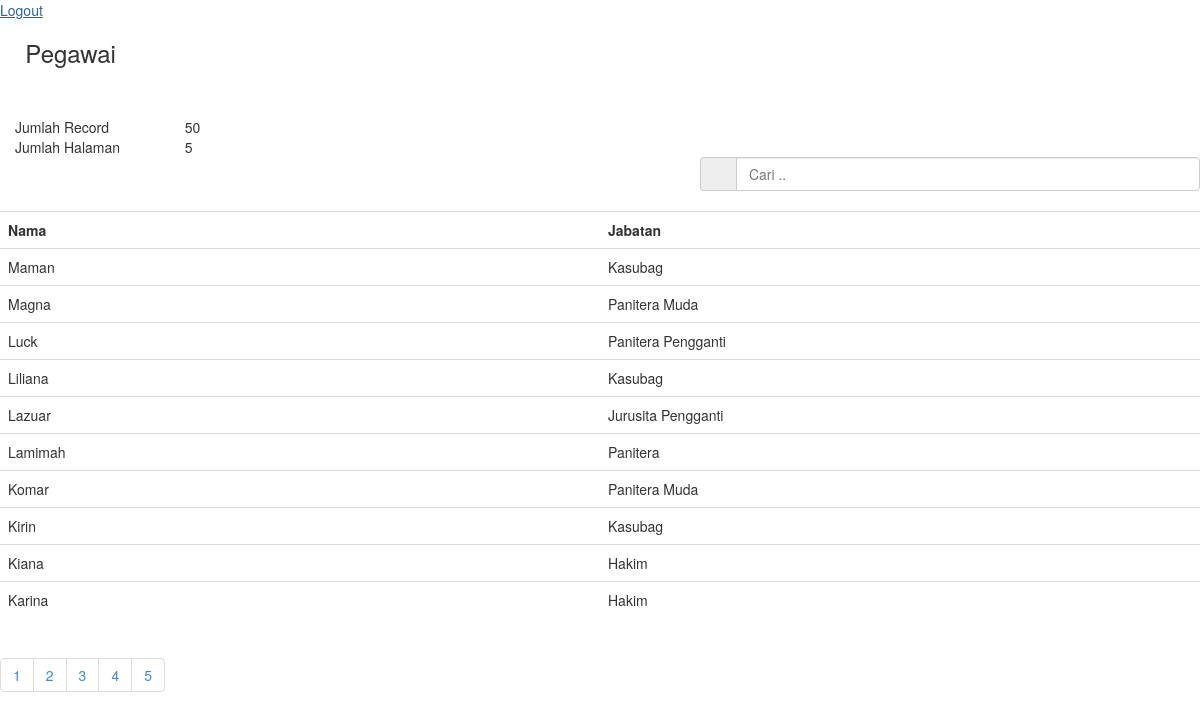
/index.php?page=3 (signed in), run on the app's committed database.
### tables this page shows
CREATE TABLE `pegawai` (
  `id` int(5) NOT NULL,
  `nama` varchar(50) NOT NULL,
  `jabatan` varchar(50) NOT NULL
);

### index.php (the view, shortened to what this page needs)
<?php
require 'config.php';
if (isset($_GET["order"])) {
	$order = $_GET["order"];
}else {
	$order ="nama";
}
if (isset ($_GET["sort"])) {
	$sort = $_GET["sort"];
}else {
	$sort = "ASC";
}
$sort == "DESC" ? $sort = "ASC" : $sort = "DESC";
 ?>
<!DOCTYPE html>
<html>
<head>
	<a href="logout.php">Logout</a>
	<link rel="stylesheet" type="text/css" href="css/bootstrap.css">
	<link rel="stylesheet" type="text/css" href="js/jquery-ui/jquery-ui.css">
</head>
<body>
<h3><span class="glyphicon glyphicon-briefcase"></span>  Pegawai</h3>
<br/>
<br/>
<?php
$per_hal=10;
$jumlah_record=mysqli_query($conn, "SELECT * from pegawai");
$jum=$jumlah_record->num_rows;
$halaman=ceil($jum / $per_hal);
$page = (isset($_GET['page'])) ? (int)$_GET['page'] : 1;
$start = ($page - 1) * $per_hal;
?>
<div class="col-md-12">
	<table class="col-md-2">
		<tr>
			<td>Jumlah Record</td>
			<td><?php echo $jum; ?></td>
		</tr>
		<tr>
			<td>Jumlah Halaman</td>
			<td><?php echo $halaman; ?></td>
		</tr>
	</table>
</div>
<form action="" method="get">
	<div class="input-group col-md-5 col-md-offset-7">
		<span class="input-group-addon" id="basic-addon1"><span class="glyphicon glyphicon-search"></span></span>
		<input type="text" class="form-control" placeholder="Cari .." aria-describedby="basic-addon1" name="cari">
	</div>
</form>
<br/>
<table class="table table-hover" id="myTable">
	<tr>
		<th class="col-md-4" id="nama" onclick="sortTable(0)">Nama</th>
		<th class="col-md-4" id="jabatan" onclick="sortTable(0)">Jabatan</th>
	</tr>
	<?php
	if(isset($_GET['cari'])){
		$cari=mysqli_real_escape_string($conn, $_GET['cari']);
		$pgw=mysqli_query($conn, "select * from pegawai where nama like '$cari' or jabatan like '$cari'");
	}else{
		$pgw=mysqli_query($conn, "select * from pegawai order by $order $sort limit $start, $per_hal");
	}
	while($b=mysqli_fetch_array($pgw)){
		?>
		<tr>
			<td><?php echo $b['nama'] ?></td>
			<td><?php echo ($b['jabatan']) ?></td>
		</tr>
		<?php
	}
	?>
	</table>
<ul class="pagination">
			<?php
			for($x=1;$x<=$halaman;$x++){
				?>
				<li><a href="?page=<?php echo $x ?>"><?php echo $x ?></a></li>
				<?php
			}
			?>
		</ul>
</body>
</html>

### data on the page
pegawai: nama "Maman", jabatan "Kasubag"
pegawai: nama "Magna", jabatan "Panitera Muda"
pegawai: nama "Luck", jabatan "Panitera Pengganti"
pegawai: nama "Liliana", jabatan "Kasubag"
pegawai: nama "Lazuar", jabatan "Jurusita Pengganti"
pegawai: nama "Lamimah", jabatan "Panitera"
pegawai: nama "Komar", jabatan "Panitera Muda"
pegawai: nama "Kirin", jabatan "Kasubag"
pegawai: nama "Kiana", jabatan "Hakim"
pegawai: nama "Karina", jabatan "Hakim"

### other printed values
$jum "50"
$halaman "5"
